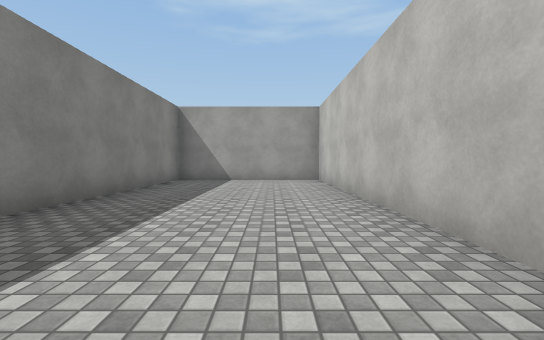
[1] (above)

24 first-person views from a walk through a scene from a Unity 3-D project. The camera is 1.2 m above the floor, tilts 2° down and sees 90° across. The floor is counted in squares, 2 m on a side. Each view is taken from the middle of a square. On the plan, view 1 faces up. The plan holds only what a view shows up to about 9 squares ahead; the rest is blank. The place goes on beyond the plan. The player is left out. Surface patterns are stand-ins for the level's own textures.

[2]
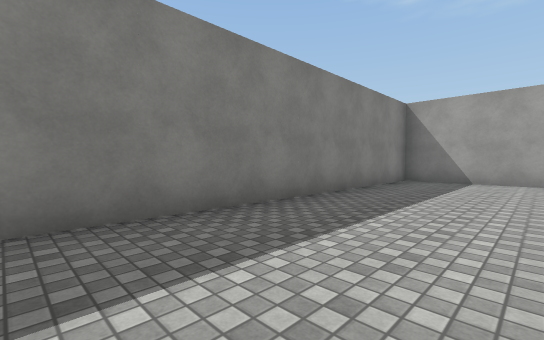

[3]
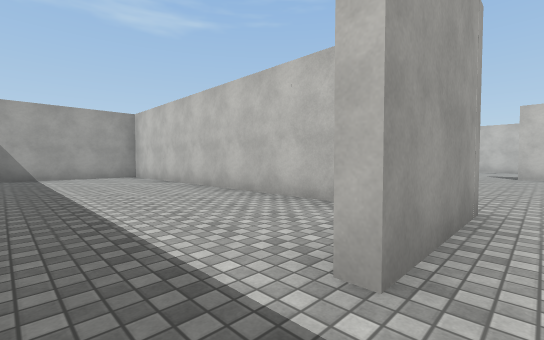

[4]
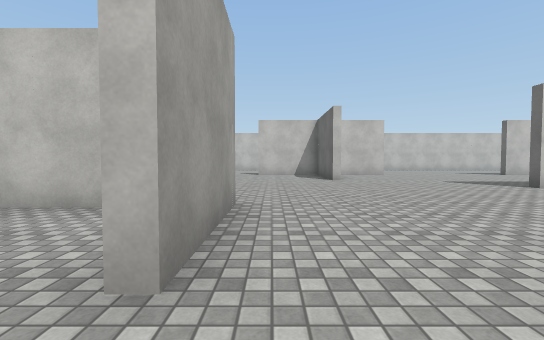

[5]
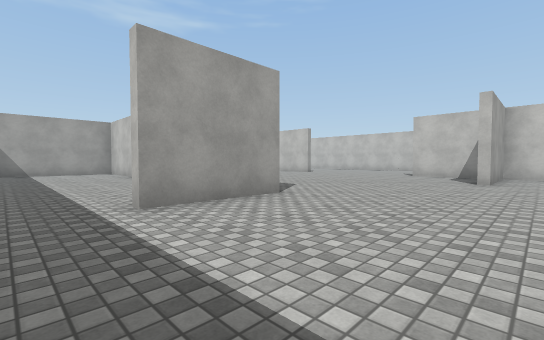

[6]
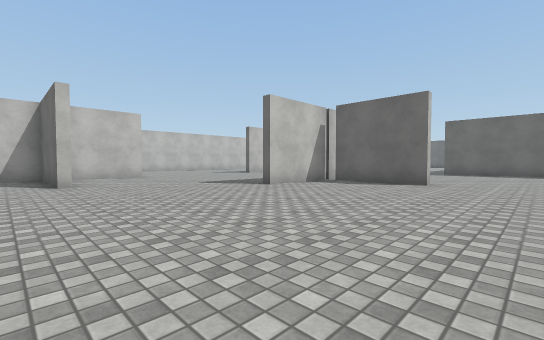

[7]
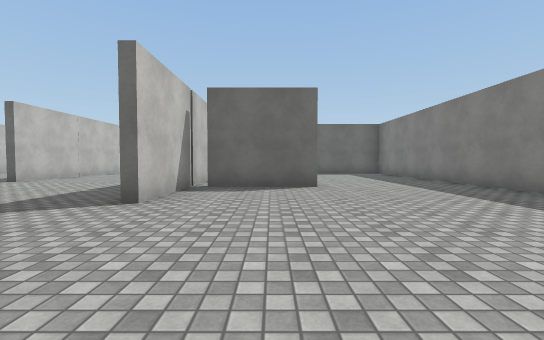

[8]
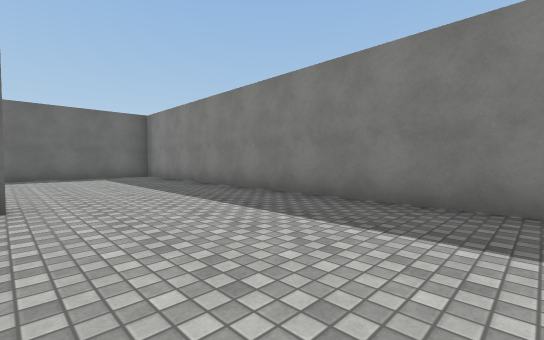

[9]
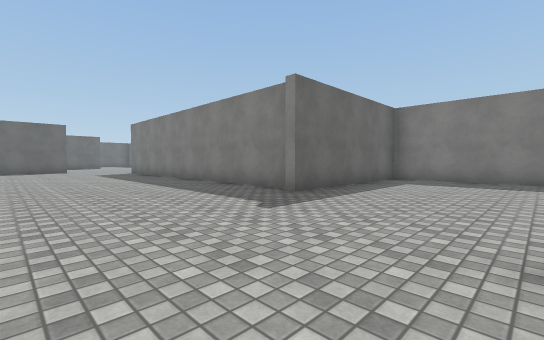

[10]
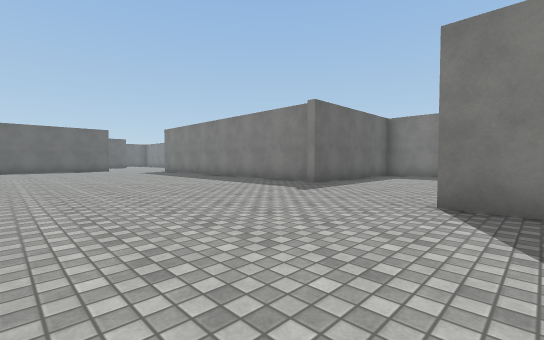

[11]
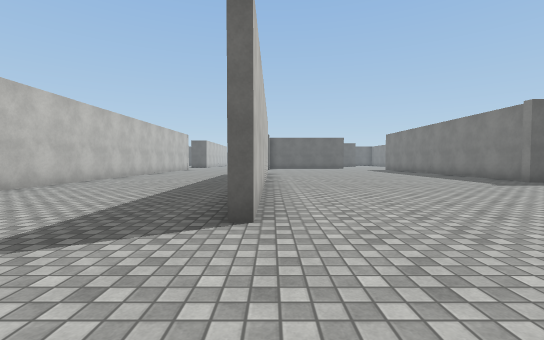

[12]
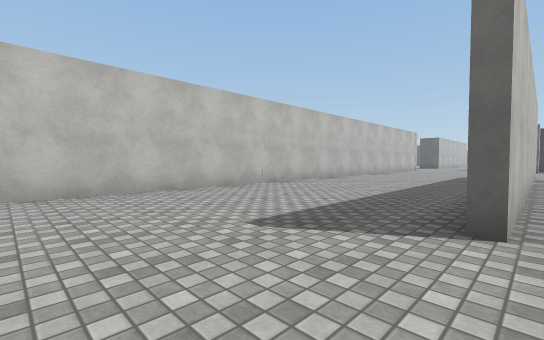

[13]
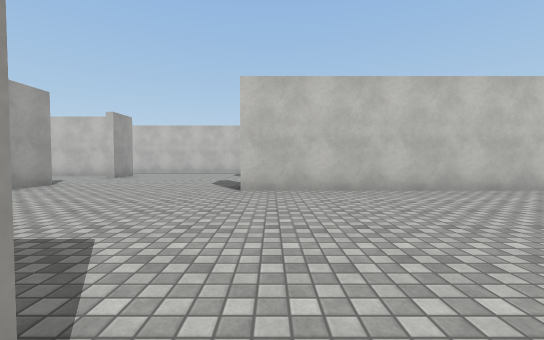

[14]
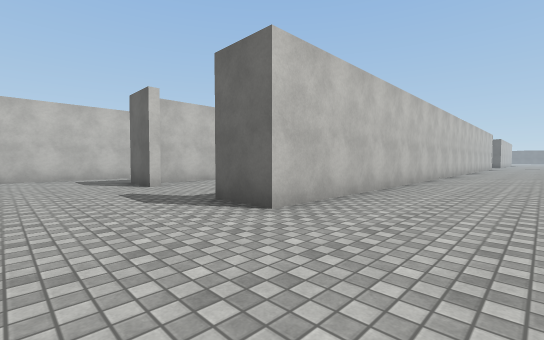

[15]
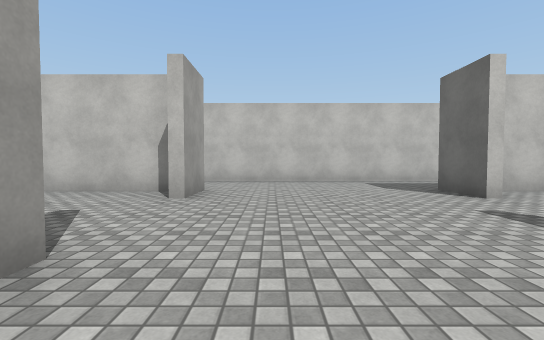

[16]
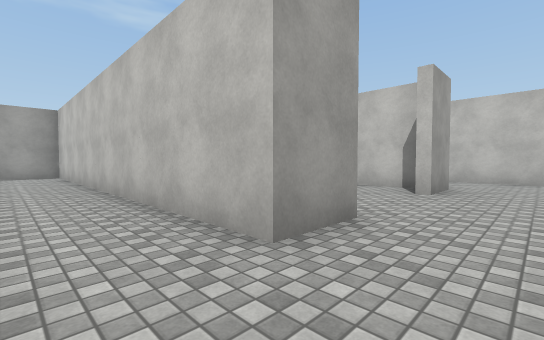

[17]
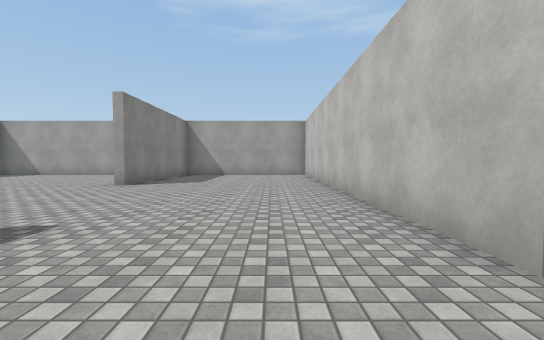

[18]
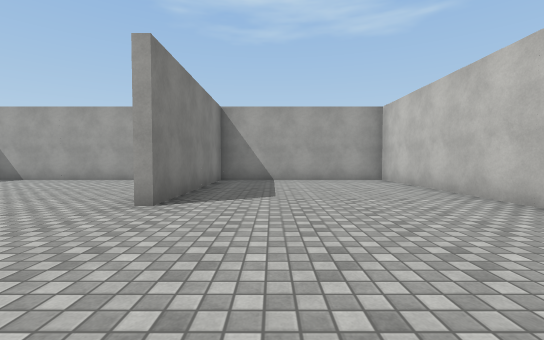

[19]
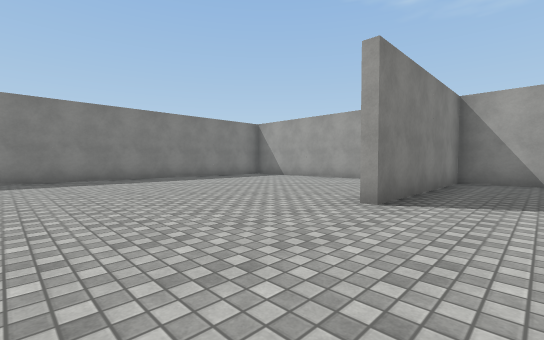

[20]
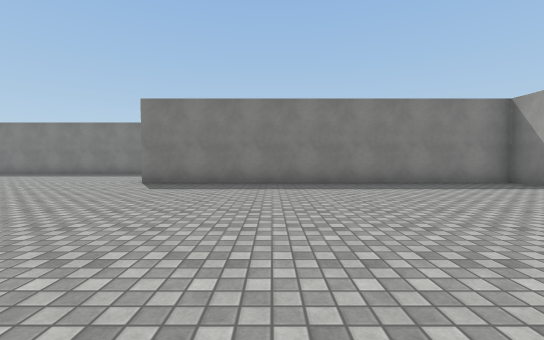

[21]
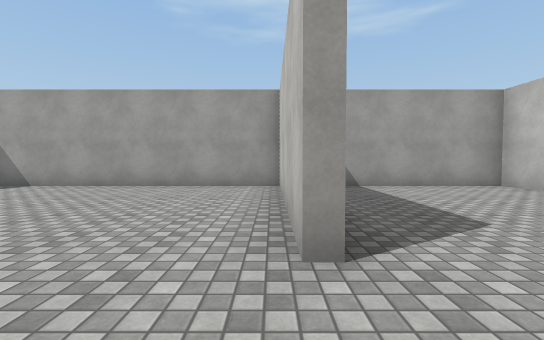

[22]
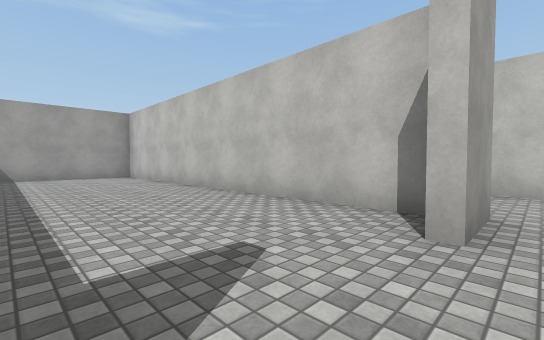

[23]
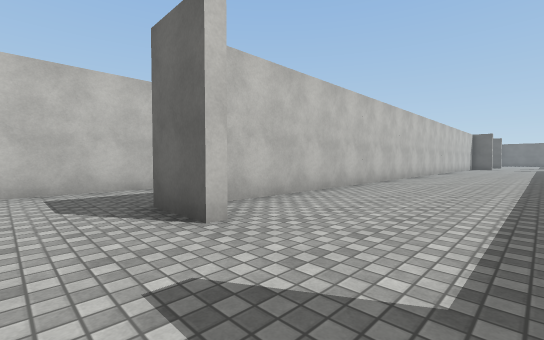

[24]
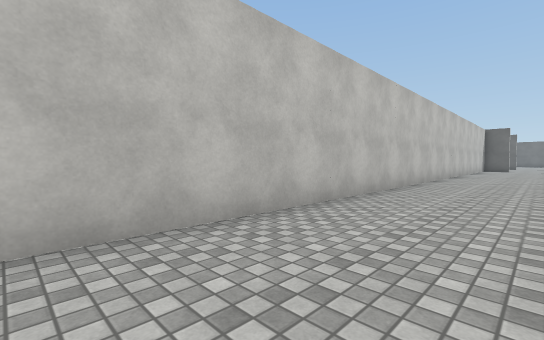

### Floor plan
Points are (right, up) in squares from view 1. A wall is a line through its corners. A room is listed if a view was taken in it or the views show most of it. See-through windows are left out.
Room 1 (views 1, 2)
walls: (1.5, 0.1) (1.5, 8.4) (-2.9, 8.4) (-2.9, -0.1)
ways out: opening at (-1.5, -1) to room 2
Room 2 (views 3, 4, 5, 6, 7, 8, 9, 10, 11, 12, 13, 14, 15, 16, 17, 18, 19, 20, 21, 22, 23, 24)
walls: (9.2, -5.6) (9.2, -4.1) (6.2, -4.1); (4.1, -11.9) (4.1, -13); (3.9, -11.9) (3.9, -7.8); (14.4, -18) (14.4, -6.4) (15.6, -6.4); (18.2, -6.4) (19.6, -6.4); (6.2, -3.9) (9.2, -3.9) (9.2, -1.4); (0.9, -10.2) (3.5, -10.2); (9.2, -21.1) (9.2, -11.5); (15.8, -1.5) (14.4, -1.5) (14.4, 8.4) (9.4, 8.4) (9.4, 3.5); (1.7, -16.8) (1.7, -21.5); (19.3, -18.5) (19.3, -7); (21.9, -7.9) (21.9, -1); (19.6, -1.5) (18.2, -1.5); (19.3, -1.1) (19.3, 7.5); (9.2, 3.5) (9.2, 8); (-2.9, -5.9) (-2.9, -16.4) (2, -16.4); (9.2, 8.4) (1.7, 8.4) (1.7, -1.5) (-0.9, -1.5); (18.4, 8.4) (16, 8.4)
ways out: opening at (-1.5, -1) to room 1

Positions as (right, up) in squares from view 1, and headings:
1: (0, 0), facing up
2: (0, 0), facing up-left
3: (-2, -2), facing up-right
4: (-2, -2), facing right
5: (-2, -5), facing up-right
6: (-1, -3), facing down-right
7: (2, -4), facing down
8: (1, -6), facing down-left
9: (6, -13), facing down-left
10: (8, -12), facing down-left
11: (9, -9), facing down
12: (9, -9), facing down-right
13: (9, -7), facing right
14: (12, -4), facing down-right
15: (14, -3), facing right
16: (13, -3), facing up-right
17: (13, -3), facing up
18: (11, 0), facing up
19: (11, 0), facing up-left
20: (9, 2), facing left
21: (9, 2), facing up
22: (16, -2), facing up-right
23: (16, -5), facing down-right
24: (17, -8), facing down-right
